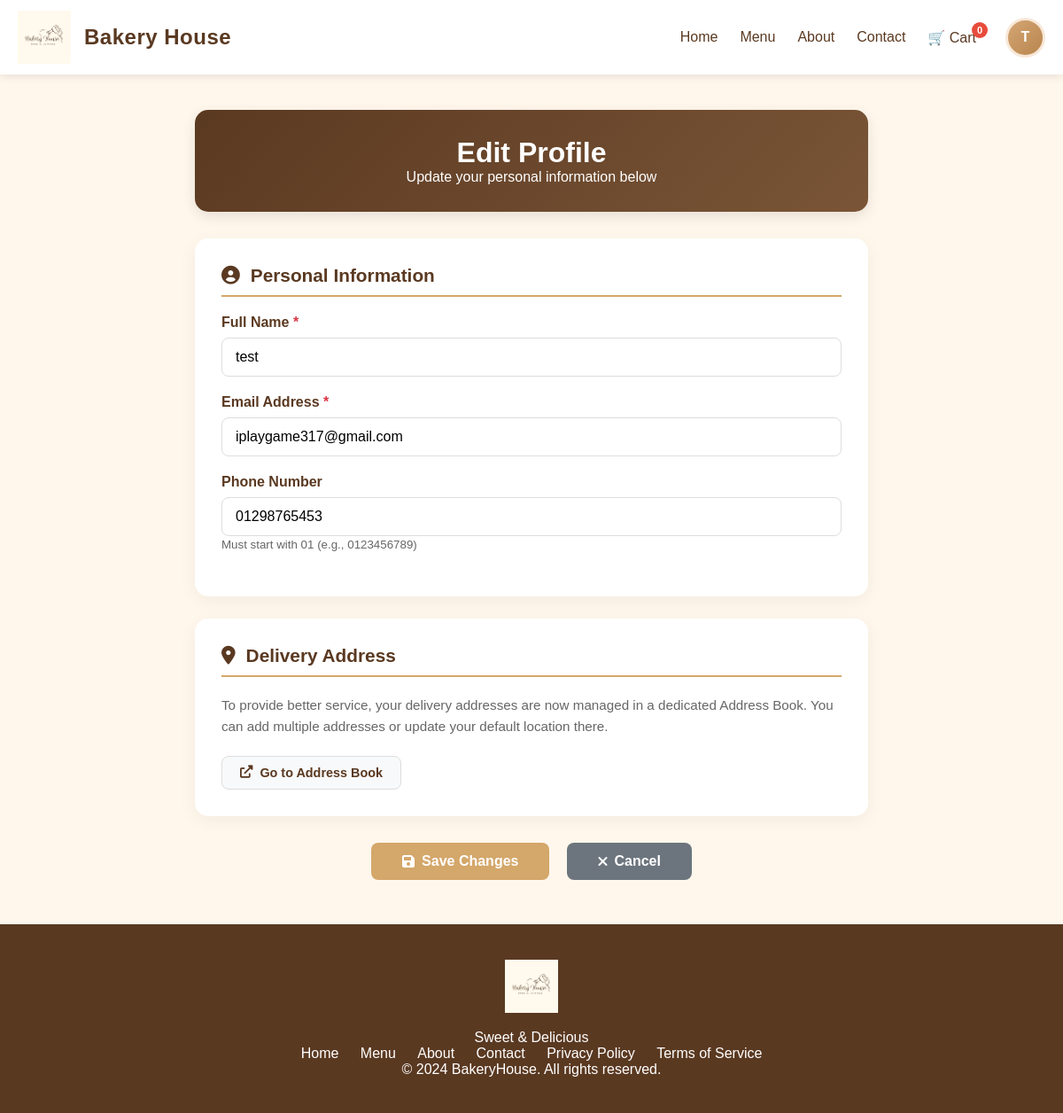
The page /editprofile.php (signed in) on the database as committed earlier.
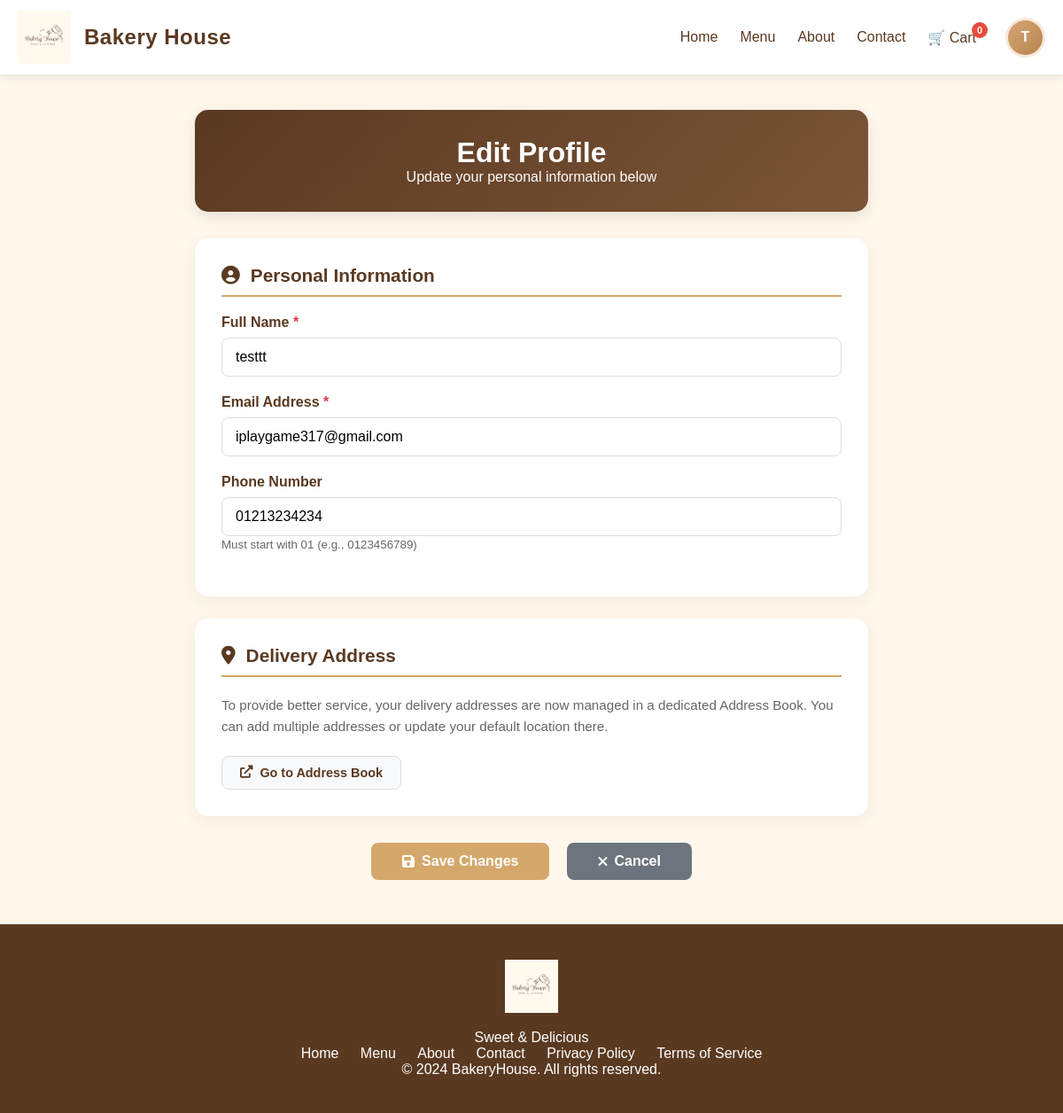
The same page on the database as committed later.
### tables this page shows
CREATE TABLE `user_db` (
  `id` int(11) NOT NULL,
  `name` varchar(100) NOT NULL,
  `email` varchar(255) NOT NULL,
  `password` varchar(255) NOT NULL,
  `phone` varchar(20) DEFAULT NULL,
  `created_at` timestamp NOT NULL DEFAULT current_timestamp(),
  `updated_at` timestamp NOT NULL DEFAULT current_timestamp() ON UPDATE current_timestamp()
);

### editprofile.php (the view, shortened to what this page needs)
<?php
require_once 'config.php';
$userId = $_SESSION['user_id'];
$name = $email = $phone = '';
try {
    $query = "SELECT name, email, phone FROM user_db WHERE id = ?";
    $stmt = $pdo->prepare($query);
    $stmt->execute([$userId]);
    $user = $stmt->fetch(PDO::FETCH_ASSOC);
    if ($user) {
        $name = htmlspecialchars($user['name']);
        $email = htmlspecialchars($user['email']);
        $phone = htmlspecialchars($user['phone'] ?? '');
    } else {
        session_destroy();
        header("Location: User_Login.php");
        exit();
    }
} catch (PDOException $e) {
    die("Error: " . $e->getMessage());
}
?>
<!DOCTYPE html>
<html lang="en">
<head>
    <link rel="stylesheet" href="editprofile.css?v=1.1">
    <link rel="stylesheet" href="https://cdnjs.cloudflare.com/ajax/libs/font-awesome/6.0.0/css/all.min.css">
</head>
<body>
    <?php include 'header.php'; ?>
    <main class="profile-page">
        <div class="profile-container">
            <div class="profile-header">
                <h1>Edit Profile</h1>
                <p>Update your personal information below</p>
            </div>
            <form action="editprofile.php" method="POST" class="edit-form" id="profileForm">
                <div class="info-card">
                    <h2><i class="fas fa-user-circle"></i> Personal Information</h2>
                    <div class="form-group required-field">
                        <label class="form-label">Full Name</label>
                         <input type="text" name="name" class="form-input" value="<?php echo $name; ?>"
                                 pattern="[a-zA-Z\s]+" title="Only letters and spaces allowed" required>
                    </div>
                    <div class="form-group required-field">
                        <label class="form-label">Email Address</label>
                        <input type="email" name="email" class="form-input" value="<?php echo $email; ?>" required>
                    </div>
                    <div class="form-group">
                         <label class="form-label">Phone Number</label>
                         <input type="tel" name="phone" class="form-input"
                                value="<?php echo $phone; ?>"
                                placeholder="e.g., 0123456789"
                                oninput="this.value = this.value.replace(/[^0-9]/g, '');"
                                maxlength="11">
                        <small style="color: #666;">Must start with 01 (e.g., 0123456789)</small>
                    </div>
                </div>
                <div class="info-card">
                    <h2><i class="fas fa-map-marker-alt"></i> Delivery Address</h2>
                    <p style="color: #666; font-size: 0.95rem; line-height: 1.6; margin-bottom: 20px;">
                        To provide better service, your delivery addresses are now managed in a dedicated Address Book.
                        You can add multiple addresses or update your default location there.
                    </p>
                    <a href="manageaddress.php" class="btn btn-manage-redirect">
                        <i class="fas fa-external-link-alt"></i> Go to Address Book
                    </a>
                </div>
                <div class="action-buttons">
                    <button type="submit" class="btn btn-primary" id="saveButton">
                        <i class="fas fa-save"></i> Save Changes
                    </button>
                    <a href="profile.php" class="btn btn-secondary">
                        <i class="fas fa-times"></i> Cancel
                    </a>
                </div>
            </form>
        </div>
    </main>
    <footer>
        <div class="container">
            <div class="footer-content">
                <div class="footer-logo">
                    <img src="Bakery House Logo.png" alt="BakeryHouse">
                </div>
                <p>Sweet & Delicious</p>
                <div class="footer-links">
                    <a href="mainpage.php">Home</a>
                    <a href="menu.php">Menu</a>
                    <a href="about_us.php">About</a>
                    <a href="contact_us.php">Contact</a>
                    <a href="privacypolicy.php">Privacy Policy</a>
                    <a href="termservice.php">Terms of Service</a>
                </div>
                <p>&copy; 2024 BakeryHouse. All rights reserved.</p>
            </div>
        </div>
    </footer>
</body>
</html>

Rows that differ between the two databases and show on the page:
changed user_db "iplaygame317@gmail.com": name "test" → "testtt"; phone "01298765453" → "01213234234"
